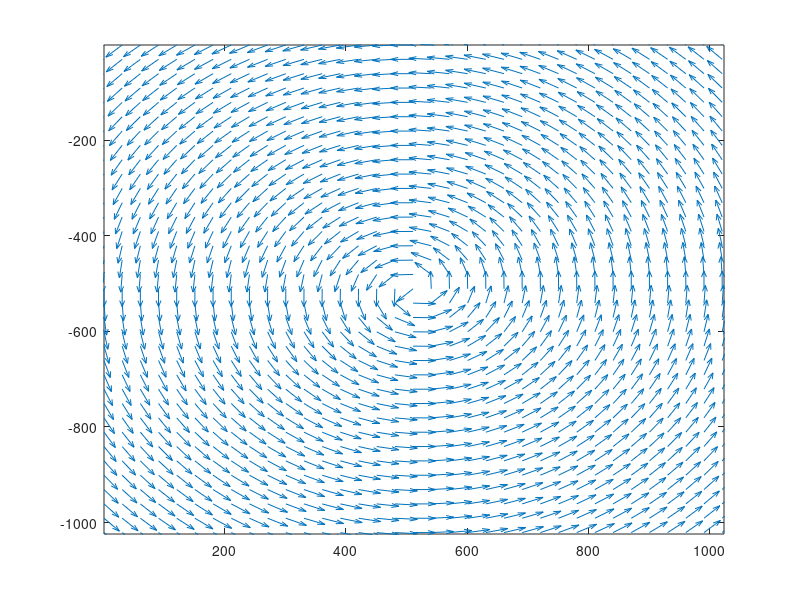
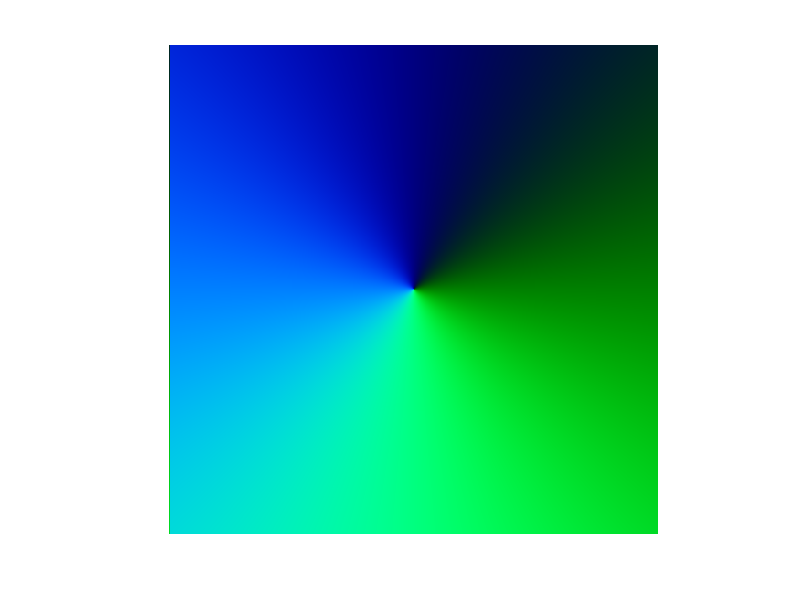

Recreate these plots in MATLAB, in order.
%creates a gradient map with the gradients forming a circle around a center
%point
% R: not used
% G: x gradient (0.5 intensity corresponds to 0 gradient)
% B: y gradient

%square size in pixels
size = 1024;

%position of circle center
center = [512 512];

r = zeros(size);
[coords1, coords2] = meshgrid(1:size, 1:size);
x_grad = (center(2) - coords2) * -1;
y_grad = center(1) - coords1; 
%normalize all gradient vectors to same length
magn = sqrt(x_grad .^ 2 + y_grad .^2);
x_grad = x_grad ./ magn;
y_grad = y_grad ./ magn;

%gradient visualization with arrows
gradient_pos_x = 1:30:size;
gradient_pos_x = repmat(gradient_pos_x, length(gradient_pos_x), 1);
gradient_pos_y = gradient_pos_x' * -1;
selected_gradients_x = x_grad(1:30:end, 1:30:end);
selected_gradients_y = y_grad(1:30:end, 1:30:end) * -1;
figure()
quiver(gradient_pos_x, gradient_pos_y, selected_gradients_x, selected_gradients_y);
xlim([1 size]);
ylim([-size -1]);

%normalization for encoding in RGB
total_min = min(min(x_grad(:)), min(y_grad(:)));
total_max = max(max(x_grad(:)), max(y_grad(:)));
x_grad = x_grad / (total_max - total_min)  + 0.5;
y_grad = y_grad / (total_max - total_min)  + 0.5;
figure()
img = zeros(size, size, 3);
img(:, :, 1) = r;
img(:, :, 2) = x_grad;
img(:, :, 3) = y_grad;
imshow(img);
%uncomment this to save the created image
imwrite(img, 'circle.png');